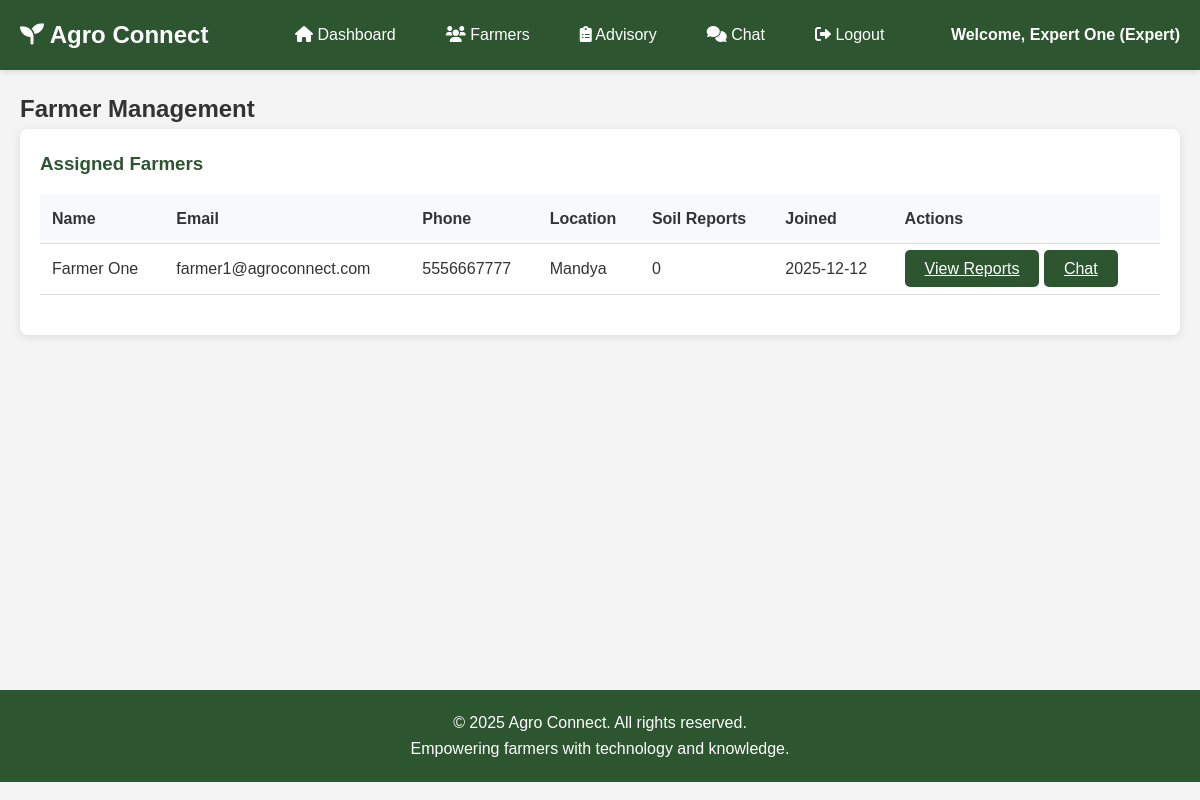
The page /expert/farmer_management.php (signed in) on the database its author committed.
### tables this page shows
CREATE TABLE farmers (
    id INT AUTO_INCREMENT PRIMARY KEY,
    name VARCHAR(100) NOT NULL,
    email VARCHAR(100) UNIQUE NOT NULL,
    password VARCHAR(255) NOT NULL,
    phone VARCHAR(20),
    location VARCHAR(100),
    land_size DECIMAL(10,2),
    soil_type VARCHAR(50),
    status ENUM('active', 'inactive') DEFAULT 'active',
    created_at TIMESTAMP DEFAULT CURRENT_TIMESTAMP
);

### expert/farmer_management.php (the view, shortened to what this page needs)
<?php
require_once '../includes/functions.php';
$user_id = $_SESSION['user_id'];
$stmt = $conn->prepare("
    SELECT f.*, COUNT(sr.id) as report_count
    FROM farmers f
    JOIN expert_farmer_assignments efa ON f.id = efa.farmer_id
    LEFT JOIN soil_reports sr ON f.id = sr.farmer_id
    WHERE efa.expert_id = ? AND efa.status = 'active'
    GROUP BY f.id
    ORDER BY f.name
");
$stmt->bind_param("i", $user_id);
$stmt->execute();
$farmers = $stmt->get_result();
include '../includes/header.php';
?>
<div class="container">
    <h2>Farmer Management</h2>
    <div class="card">
        <h3>Assigned Farmers</h3>
        <?php if ($farmers->num_rows > 0): ?>
            <table class="table">
                <thead>
                    <tr>
                        <th>Name</th>
                        <th>Email</th>
                        <th>Phone</th>
                        <th>Location</th>
                        <th>Soil Reports</th>
                        <th>Joined</th>
                        <th>Actions</th>
                    </tr>
                </thead>
                <tbody>
                    <?php while ($farmer = $farmers->fetch_assoc()): ?>
                        <tr>
                            <td><?php echo $farmer['name']; ?></td>
                            <td><?php echo $farmer['email']; ?></td>
                            <td><?php echo $farmer['phone'] ?: 'N/A'; ?></td>
                            <td><?php echo $farmer['location'] ?: 'N/A'; ?></td>
                            <td><?php echo $farmer['report_count']; ?></td>
                            <td><?php echo date('Y-m-d', strtotime($farmer['created_at'])); ?></td>
                            <td>
                                <a href="advisory.php?farmer_id=<?php echo $farmer['id']; ?>" class="btn">View Reports</a>
                                <a href="chat.php?farmer_id=<?php echo $farmer['id']; ?>" class="btn">Chat</a>
                            </td>
                        </tr>
                    <?php endwhile; ?>
                </tbody>
            </table>
        <?php else: ?>
            <p>You don't have any farmers assigned yet.</p>
        <?php endif; ?>
    </div>
</div>
<?php include '../includes/footer.php'; ?>

### css/styles.css (style rules this page uses)
* { margin: 0; padding: 0; box-sizing: border-box; }
body { font-family: 'Arial', sans-serif; line-height: 1.6; color: #333; background-color: #f4f4f4; }
.container { max-width: 1200px; margin: 0 auto; padding: 0 20px; }
.btn { background-color: #2c5530; color: white; padding: 10px 20px; border: none; border-radius: 5px; cursor: pointer; font-size: 1rem; transition: background-color 0.3s; }
.card, .dashboard-card { background-color: white; border-radius: 8px; box-shadow: 0 2px 10px rgba(0,0,0,0.1); padding: 20px; margin-bottom: 20px; }
.card h3, .dashboard-card h3 { margin-bottom: 15px; color: #2c5530; }
.table { width: 100%; border-collapse: collapse; margin-bottom: 20px; }
.table th, .table td { padding: 12px; text-align: left; border-bottom: 1px solid #ddd; }
.table th { background-color: #f8f9fa; font-weight: bold; }

### rows shown on the page
farmers: name "Farmer One", email "farmer1@agroconnect.com", phone "5556667777", location "Mandya", report_count "0", created_at "2025-12-12"

### other values the page prints
$_SESSION['user_name'] "Expert One"
getUserRole() "Expert"
